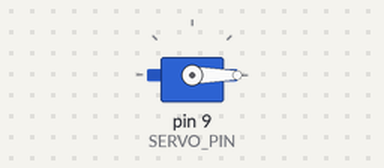
Simulated run of this sketch. Board: Arduino Uno, built with avr-gcc and run on an emulated ATmega328P. On the bench: servo.

Above: at 0.05 s.
At 3.05 s:
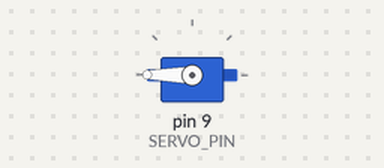
At 6.0 s:
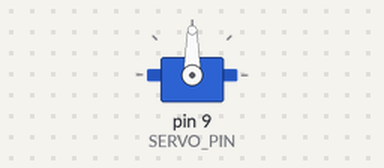
Timing chart, 0 to 7.8 s (numbered marks = the images above):
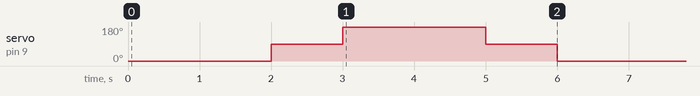

The sketch:

Servo_02_rotazione_continua.ino
```cpp
/**
 * \Servo_02_rotazione_continua
 *
 * Sketch per il controllo di un servo a rotazione continua con Arduino
 * Il servo ruota in senso orario, si ferma, ruota in senso antiorario e si ferma nuovamente.
 *
 * https://github.com/filippo-bilardo/ROBOTICA/blob/main/servo/README.md
 *
 * @author Filippo Bilardo
 * @version 1.0  20/03/25 - Versione iniziale
 */
#include <Servo.h>

const int SERVO_PIN = 9;  // Pin a cui è collegato il servo
Servo continuousServo;    // Crea un oggetto servo

void setup() {
  continuousServo.attach(SERVO_PIN);  // Collega il servo al pin specificato
}

void loop() {
  continuousServo.write(0);    // Rotazione in senso orario alla massima velocità
  delay(2000);                 // Mantieni per 2 secondi

  continuousServo.write(90);   // Fermo (valore neutro)
  delay(1000);                 // Mantieni fermo per 1 secondo

  continuousServo.write(180);  // Rotazione in senso antiorario alla massima velocità
  delay(2000);                 // Mantieni per 2 secondi

  continuousServo.write(90);   // Fermo (valore neutro)
  delay(1000);                 // Mantieni fermo per 1 secondo
}
```

Measured:
- by itself, servo on pin 9 (SERVO_PIN): repeats every 6.0 s: 180° 2.0 s, 90° 1.0 s, 0° 2.0 s, 90° 1.0 s
